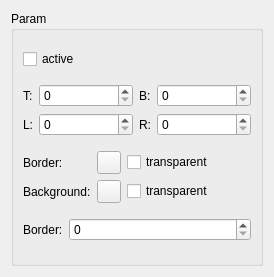
<?xml version="1.0" encoding="UTF-8"?>
<ui version="4.0">
 <class>PictureParam</class>
 <widget class="QWidget" name="PictureParam">
  <property name="geometry">
   <rect>
    <x>0</x>
    <y>0</y>
    <width>274</width>
    <height>277</height>
   </rect>
  </property>
  <property name="windowTitle">
   <string>Form</string>
  </property>
  <layout class="QVBoxLayout" name="verticalLayout">
   <item>
    <widget class="QGroupBox" name="gb_picture">
     <property name="title">
      <string>Param</string>
     </property>
     <layout class="QVBoxLayout" name="verticalLayout_2">
      <item>
       <widget class="QCheckBox" name="cb_active">
        <property name="text">
         <string>active</string>
        </property>
       </widget>
      </item>
      <item>
       <layout class="QGridLayout" name="gridLayout">
        <item row="0" column="2">
         <widget class="QLabel" name="label_7">
          <property name="sizePolicy">
           <sizepolicy hsizetype="Fixed" vsizetype="Preferred">
            <horstretch>0</horstretch>
            <verstretch>0</verstretch>
           </sizepolicy>
          </property>
          <property name="text">
           <string>B:</string>
          </property>
         </widget>
        </item>
        <item row="0" column="1">
         <widget class="QSpinBox" name="sb_margin_t"/>
        </item>
        <item row="0" column="3">
         <widget class="QSpinBox" name="sb_margin_b"/>
        </item>
        <item row="0" column="0">
         <widget class="QLabel" name="label_6">
          <property name="sizePolicy">
           <sizepolicy hsizetype="Fixed" vsizetype="Preferred">
            <horstretch>0</horstretch>
            <verstretch>0</verstretch>
           </sizepolicy>
          </property>
          <property name="text">
           <string>T:</string>
          </property>
         </widget>
        </item>
        <item row="1" column="0">
         <widget class="QLabel" name="label_4">
          <property name="sizePolicy">
           <sizepolicy hsizetype="Fixed" vsizetype="Preferred">
            <horstretch>0</horstretch>
            <verstretch>0</verstretch>
           </sizepolicy>
          </property>
          <property name="text">
           <string>L:</string>
          </property>
         </widget>
        </item>
        <item row="1" column="1">
         <widget class="QSpinBox" name="sb_margin_l"/>
        </item>
        <item row="1" column="2">
         <widget class="QLabel" name="label_5">
          <property name="sizePolicy">
           <sizepolicy hsizetype="Fixed" vsizetype="Preferred">
            <horstretch>0</horstretch>
            <verstretch>0</verstretch>
           </sizepolicy>
          </property>
          <property name="text">
           <string>R:</string>
          </property>
         </widget>
        </item>
        <item row="1" column="3">
         <widget class="QSpinBox" name="sb_margin_r"/>
        </item>
       </layout>
      </item>
      <item>
       <layout class="QGridLayout" name="gridLayout_2">
        <item row="1" column="0">
         <widget class="QLabel" name="label_9">
          <property name="sizePolicy">
           <sizepolicy hsizetype="Fixed" vsizetype="Preferred">
            <horstretch>0</horstretch>
            <verstretch>0</verstretch>
           </sizepolicy>
          </property>
          <property name="text">
           <string>Background:</string>
          </property>
         </widget>
        </item>
        <item row="1" column="1">
         <widget class="QToolButton" name="btn_background_color"/>
        </item>
        <item row="0" column="1">
         <widget class="QToolButton" name="btn_border_color"/>
        </item>
        <item row="0" column="0">
         <widget class="QLabel" name="label_8">
          <property name="sizePolicy">
           <sizepolicy hsizetype="Fixed" vsizetype="Preferred">
            <horstretch>0</horstretch>
            <verstretch>0</verstretch>
           </sizepolicy>
          </property>
          <property name="text">
           <string>Border:</string>
          </property>
         </widget>
        </item>
        <item row="0" column="2">
         <widget class="QCheckBox" name="cb_border_color_transparent">
          <property name="text">
           <string>transparent</string>
          </property>
         </widget>
        </item>
        <item row="1" column="2">
         <widget class="QCheckBox" name="cb_background_color_transparent">
          <property name="text">
           <string>transparent</string>
          </property>
         </widget>
        </item>
       </layout>
      </item>
      <item>
       <layout class="QHBoxLayout" name="horizontalLayout">
        <item>
         <widget class="QLabel" name="label">
          <property name="sizePolicy">
           <sizepolicy hsizetype="Fixed" vsizetype="Preferred">
            <horstretch>0</horstretch>
            <verstretch>0</verstretch>
           </sizepolicy>
          </property>
          <property name="text">
           <string>Border:</string>
          </property>
         </widget>
        </item>
        <item>
         <widget class="QSpinBox" name="sb_border"/>
        </item>
       </layout>
      </item>
     </layout>
    </widget>
   </item>
  </layout>
 </widget>
 <resources/>
 <connections/>
</ui>
